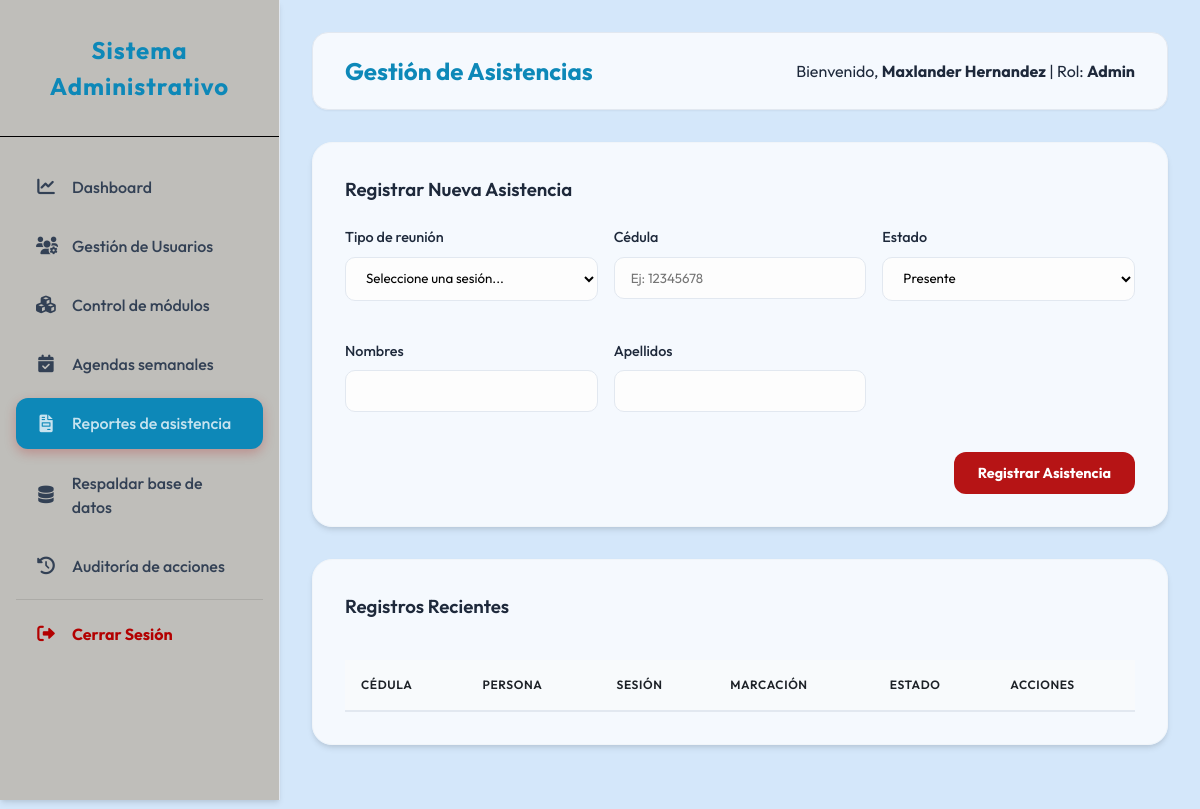
The page /operador/reportes.php (signed in) on the database as committed earlier.
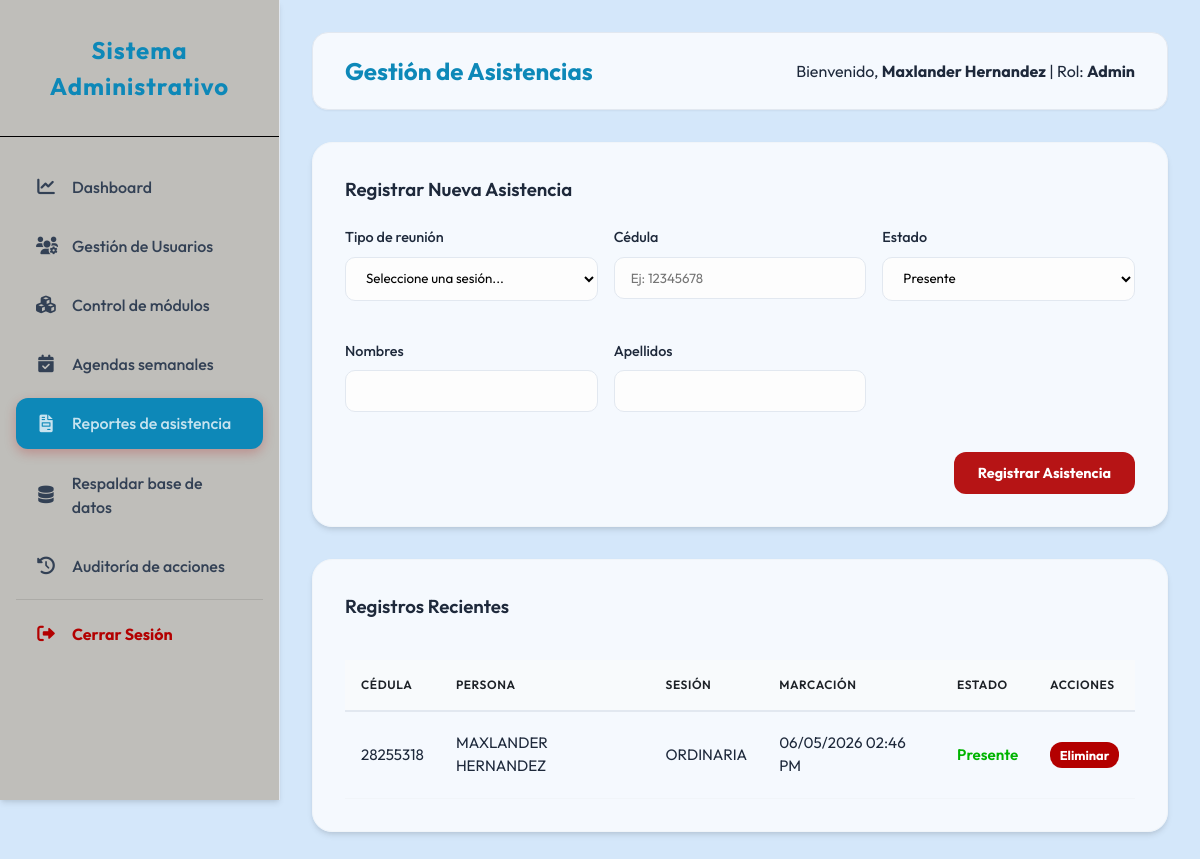
The same page on the database as committed later.
### tables this page shows
CREATE TABLE `registro_asistencia` (
  `ID_REGISTRO` int(11) NOT NULL AUTO_INCREMENT,
  `ID_PERSONAS` int(11) NOT NULL,
  `ID_REUNIONES` int(11) NOT NULL,
  `MARCACION` timestamp NOT NULL DEFAULT current_timestamp(),
  `ESTADO` varchar(50) DEFAULT 'Presente',
  `METODO` varchar(50) DEFAULT 'Manual',
  PRIMARY KEY (`ID_REGISTRO`),
  KEY `ID_PERSONAS` (`ID_PERSONAS`),
  KEY `ID_REUNIONES` (`ID_REUNIONES`) USING BTREE,
  CONSTRAINT `registro_asistencia_ibfk_1` FOREIGN KEY (`ID_PERSONAS`) REFERENCES `personas` (`ID_PERSONAS`) ON DELETE CASCADE,
  CONSTRAINT `registro_reuniones_ibfk_1` FOREIGN KEY (`ID_REUNIONES`) REFERENCES `reuniones` (`ID_REUNION`) ON DELETE CASCADE
);

CREATE TABLE `personas` (
  `ID_PERSONAS` int(11) NOT NULL AUTO_INCREMENT,
  `CEDULAS` varchar(20) NOT NULL,
  `NOMBRES` varchar(100) NOT NULL,
  `APELLIDOS` varchar(100) NOT NULL,
  `ACTIVO` tinyint(1) DEFAULT 1,
  `CREADO_EN` timestamp NOT NULL DEFAULT current_timestamp(),
  PRIMARY KEY (`ID_PERSONAS`),
  UNIQUE KEY `CEDULAS` (`CEDULAS`)
);

CREATE TABLE `reuniones` (
  `ID_REUNION` int(11) NOT NULL AUTO_INCREMENT,
  `FECHA` date NOT NULL,
  `HORA` time NOT NULL,
  `TIPO_REUNION` varchar(255) NOT NULL,
  `DESCRIPCION` varchar(100) DEFAULT NULL,
  `LUGAR` varchar(255) NOT NULL,
  `PARROQUIA` enum('Simon Bolivar','Once de Abril','Vista al Sol','Chirica','Dalla Costa','Cachamay','Universidad','Unare','Yocoima','Pozo Verde','5 de Julio') NOT NULL,
  `RESPONSABLE_NOMBRE` varchar(100) NOT NULL,
  `RESPONSABLE_CEDULA` varchar(20) NOT NULL,
  `RESPONSABLE_TELEFONO` varchar(15) NOT NULL,
  `CREADO_EN` timestamp NOT NULL DEFAULT current_timestamp(),
  `ESTADO` varchar(20) DEFAULT 'Programada',
  PRIMARY KEY (`ID_REUNION`)
);

### operador/reportes.php (the view, shortened to what this page needs)
<?php
require_once __DIR__ . '/../includes/layout_header.php';
require_once __DIR__ . '/../includes/auth.php';
$query = "SELECT R.*, P.NOMBRES, P.APELLIDOS, P.CEDULAS, S.TIPO_REUNION, S.FECHA
          FROM REGISTRO_ASISTENCIA R
          JOIN PERSONAS P ON R.ID_PERSONAS = P.ID_PERSONAS
          JOIN REUNIONES S ON R.ID_REUNIONES = S.ID_REUNION
          ORDER BY R.MARCACION DESC LIMIT 50";
$asistencias = $pdo->query($query)->fetchAll();
?>
<div class="card">
    <h3>Registrar Nueva Asistencia</h3>
    <form method="POST" style="margin-top: 1.5rem; display: grid; grid-template-columns: repeat(3, 1fr); gap: 1rem;">
        <div class="form-group">
            <label>Tipo de reunión</label>
            <select name="id_sesion" required>
                <option value="">Seleccione una sesión...</option>
            </select>
        </div>
        <div class="form-group">
            <label>Cédula</label>
            <input type="text" name="cedula" id="cedula_input" placeholder="Ej: 12345678" required>
        </div>
        <div class="form-group">
            <label>Estado</label>
            <select name="estado">
                <option value="Presente">Presente</option>
            </select>
        </div>
        <div class="form-group">
            <label>Nombres</label>
            <input type="text" name="nombres" id="nombres_input" required>
        </div>
        <div class="form-group">
            <label>Apellidos</label>
            <input type="text" name="apellidos" id="apellidos_input" required>
        </div>
        <div style="grid-column: span 3; text-align: right;">
            <button type="submit" class="btn btn-primary">Registrar Asistencia</button>
        </div>
    </form>
</div>
<div class="card">
    <div style="display: flex; justify-content: space-between; align-items: center; margin-bottom: 1rem;">
        <h3>Registros Recientes</h3>
    </div>
    <table>
        <thead>
            <tr>
                <th>Cédula</th>
                <th>Persona</th>
                <th>Sesión</th>
                <th>Marcación</th>
                <th>Estado</th>
                <th>Acciones</th>
            </tr>
        </thead>
        <tbody>
            <?php foreach ($asistencias as $a): ?>
            <tr>
                <td data-label="Cédula"><?php echo $a['CEDULAS']; ?></td>
                <td data-label="Persona"><?php echo $a['NOMBRES'] . ' ' . $a['APELLIDOS']; ?></td>
                <td data-label="Sesión"><?php echo $a['TIPO_REUNION']; ?></td>
                <td data-label="Marcación"><?php echo date('d/m/Y h:i A', strtotime($a['MARCACION'])); ?></td>
                <td data-label="Estado"><span style="color: var(--success); font-weight: 600;"><?php echo $a['ESTADO']; ?></span></td>
                <td data-label="Acciones">
                    <form method="POST" onsubmit="return confirm('¿Eliminar este registro?')">
                        <button type="submit" class="btn btn-danger" style="font-size: 0.8rem; padding: 0.3rem 0.6rem;">Eliminar</button>
                    </form>
                </td>
            </tr>
            <?php endforeach; ?>
        </tbody>
    </table>
</div>
<?php require_once __DIR__ . '/../includes/layout_footer.php'; ?>

Rows that differ between the two databases and show on the page:
added registro_asistencia: ID_PERSONAS.CEDULAS "28255318", ID_PERSONAS.NOMBRES "MAXLANDER", ID_PERSONAS.APELLIDOS "HERNANDEZ", ID_REUNIONES.TIPO_REUNION "ORDINARIA", MARCACION "06/05/2026 02:46 PM", ESTADO "Presente"
